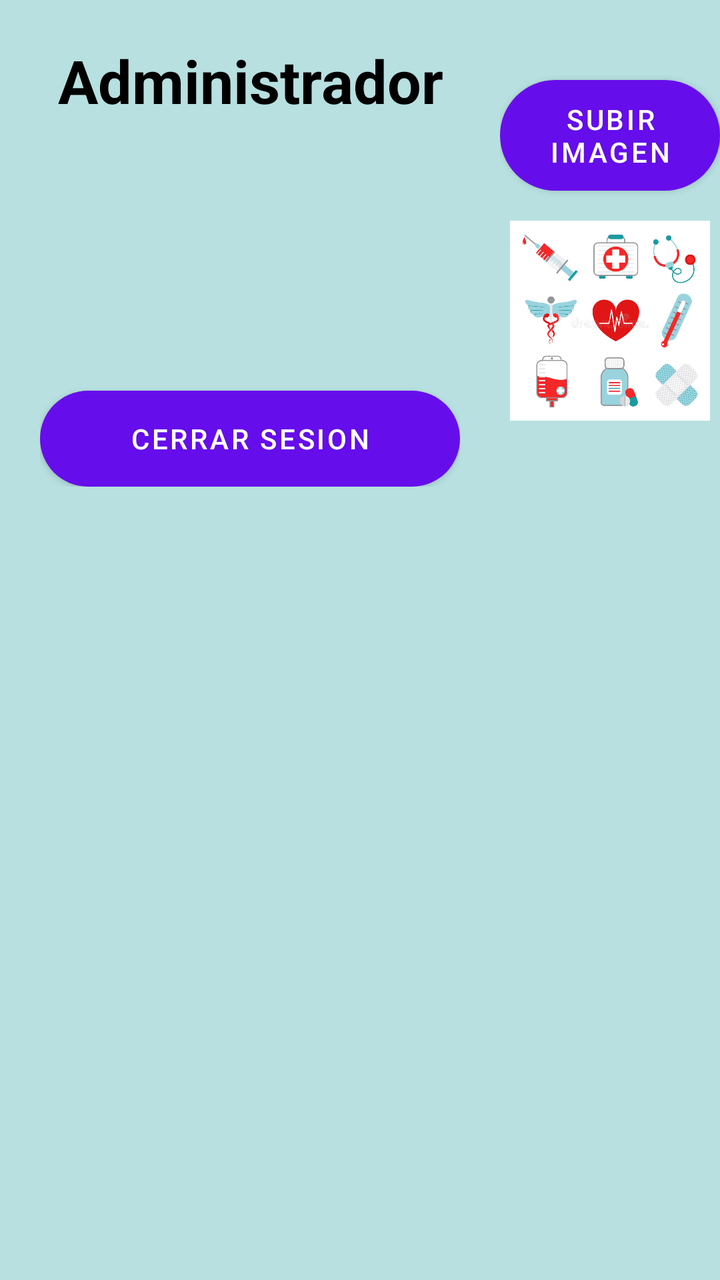
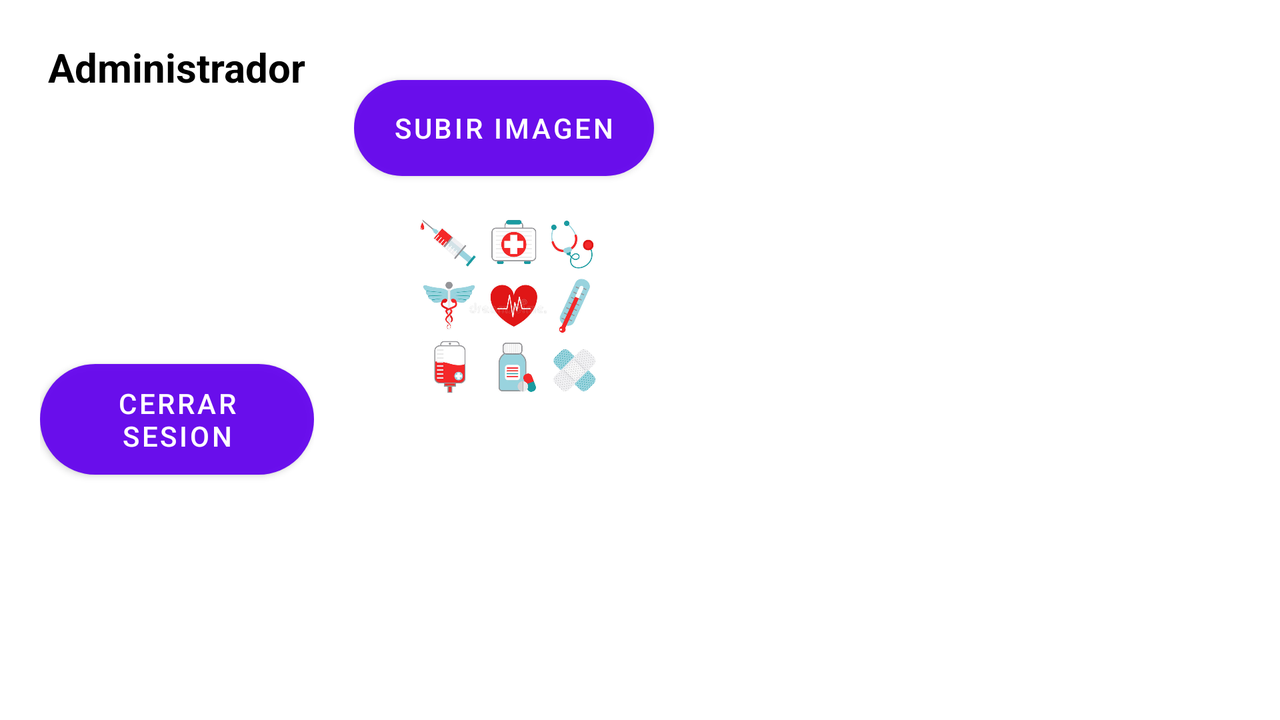

Two renders of one Android screen. The first uses the default layout on a phone; the second uses the alternative layout the repository ships for a different screen configuration, on a matching device. The two XML files are below.
<!-- AndroidManifest.xml: application theme Theme.MEDIARM -->
<!-- res/layout/activity_main_admi.xml -->
<?xml version="1.0" encoding="utf-8"?>
<androidx.constraintlayout.widget.ConstraintLayout xmlns:android="http://schemas.android.com/apk/res/android"
    xmlns:app="http://schemas.android.com/apk/res-auto"
    xmlns:tools="http://schemas.android.com/tools"
    android:layout_width="match_parent"
    android:layout_height="match_parent"
    android:background="#51219E9E"
    tools:context=".MainActivityAdmi">

    <RelativeLayout
        android:layout_width="match_parent"
        android:layout_height="250dp"
        tools:ignore="MissingConstraints">

        <RelativeLayout
            android:paddingTop="20dp"
            android:id="@+id/R1"
            android:layout_width="250dp"
            android:layout_height="wrap_content"
            android:paddingStart="20dp"
            android:paddingEnd="20dp">

            <TextView
                android:id="@+id/textView2"
                android:layout_width="match_parent"
                android:layout_height="wrap_content"
                android:gravity="center"
                android:text="@string/administrador"
                android:textColor="@color/black"
                android:textSize="30sp"
                android:textStyle="bold"
                tools:ignore="MissingConstraints" />

            <ImageView
                android:id="@+id/imageView3"
                android:layout_width="match_parent"
                android:layout_height="100dp"
                android:layout_below="@id/textView2"
                android:layout_centerVertical="true"
                android:layout_marginTop="15dp"
                android:src="@drawable/admi_med1" />

            <Button
                android:id="@+id/button2"
                android:layout_width="match_parent"
                android:layout_height="wrap_content"
                android:layout_below="@id/imageView3"
                android:layout_marginTop="20dp"
                android:background="@drawable/button_rounded"
                android:gravity="center"
                android:text="@string/cerrar_sesion"
                tools:ignore="MissingConstraints" />


        </RelativeLayout>

        <RelativeLayout
            android:id="@+id/R2"
            android:layout_width="match_parent"
            android:layout_height="match_parent"
            android:layout_toRightOf="@+id/R1"
            android:paddingTop="20dp">

            <Button
                android:id="@+id/btnSubirImg"
                android:layout_width="match_parent"
                android:layout_height="wrap_content"
                android:layout_marginTop="20dp"
                android:background="@drawable/button_rounded"
                android:text="@string/subir_imagen" />

            <ImageView
                android:id="@+id/imageView4"
                android:layout_width="match_parent"
                android:layout_height="100dp"
                android:layout_below="@id/btnSubirImg"
                android:layout_centerVertical="true"
                android:layout_marginTop="15dp"
                android:src="@drawable/icn_med1" />



        </RelativeLayout>

    </RelativeLayout>

    <androidx.recyclerview.widget.RecyclerView
        android:id="@+id/recyclerViewSingle"
        android:layout_width="390dp"
        android:layout_height="400dp"
        app:layout_constraintBottom_toBottomOf="parent"
        app:layout_constraintEnd_toEndOf="parent"
        app:layout_constraintHorizontal_bias="0.238"
        app:layout_constraintStart_toStartOf="parent"
        app:layout_constraintTop_toTopOf="parent"
        app:layout_constraintVertical_bias="0.951" />


</androidx.constraintlayout.widget.ConstraintLayout>
<!-- resources referenced by this layout -->
<resources>
  <color name="black">#FF000000</color>
  <!-- drawable button_rounded (drawable-v24) -->
  <?xml version="1.0" encoding="utf-8"?>
  <shape xmlns:android="http://schemas.android.com/apk/res/android">
      <corners android:radius="30dp"/>
      <solid android:color="#ED587AE3"/>
  </shape>
  <!-- drawable icn_med1: jpg bitmap (drawable-v24, 58630 bytes) -->
  <string name="administrador">Administrador</string>
  <string name="cerrar_sesion">Cerrar sesion</string>
  <string name="subir_imagen">Subir Imagen</string>
  <style name="Theme.MEDIARM" parent="Theme.MaterialComponents.DayNight.DarkActionBar">
          
          <item name="colorPrimary">@color/purple_500</item>
          <item name="colorPrimaryVariant">@color/purple_700</item>
          <item name="colorOnPrimary">@color/white</item>
          
          <item name="colorSecondary">@color/teal_200</item>
          <item name="colorSecondaryVariant">@color/teal_700</item>
          <item name="colorOnSecondary">@color/black</item>
          
          <item name="android:statusBarColor" tools:targetApi="l">?attr/colorPrimaryVariant</item>
          
      </style>
  <color name="purple_500">#FF6200EE</color>
  <color name="purple_700">#FF3700B3</color>
  <color name="white">#FFFFFFFF</color>
  <color name="teal_200">#FF03DAC5</color>
  <color name="teal_700">#FF018786</color>
</resources>
<!-- res/layout-land/activity_main_admi.xml (the repository's variant of the layout above) -->
<!-- drawn on the phone turned sideways -->
<?xml version="1.0" encoding="utf-8"?>
<androidx.constraintlayout.widget.ConstraintLayout xmlns:android="http://schemas.android.com/apk/res/android"
    xmlns:app="http://schemas.android.com/apk/res-auto"
    xmlns:tools="http://schemas.android.com/tools"
    android:layout_width="match_parent"
    android:layout_height="match_parent"
    android:background="#fff"
    tools:context=".MainActivityAdmi">

    <RelativeLayout
        android:id="@+id/relativeLayout"
        android:layout_width="333dp"
        android:layout_height="257dp"
        tools:ignore="MissingConstraints"
        tools:layout_editor_absoluteY="-1dp">

        <RelativeLayout
            android:id="@+id/R1"
            android:layout_width="177dp"
            android:layout_height="244dp"
            android:paddingStart="20dp"
            android:paddingTop="20dp"
            android:paddingEnd="20dp">

            <TextView
                android:id="@+id/textView2"
                android:layout_width="match_parent"
                android:layout_height="wrap_content"
                android:gravity="center"
                android:text="@string/administrador"
                android:textColor="@color/black"
                android:textSize="20sp"
                android:textStyle="bold"
                tools:ignore="MissingConstraints" />

            <ImageView
                android:id="@+id/imageView3"
                android:layout_width="match_parent"
                android:layout_height="100dp"
                android:layout_below="@id/textView2"
                android:layout_centerVertical="true"
                android:layout_marginTop="15dp"
                android:src="@drawable/admi_med1" />

            <Button
                android:id="@+id/button2"
                android:layout_width="match_parent"
                android:layout_height="wrap_content"
                android:layout_below="@id/imageView3"
                android:layout_marginTop="20dp"
                android:background="@drawable/button_rounded"
                android:gravity="center"
                android:text="@string/cerrar_sesion"
                tools:ignore="MissingConstraints" />


        </RelativeLayout>

        <RelativeLayout
            android:id="@+id/R2"
            android:layout_width="154dp"
            android:layout_height="match_parent"
            android:layout_toRightOf="@+id/R1"
            android:paddingTop="20dp">

            <Button
                android:id="@+id/btnSubirImg"
                android:layout_width="150dp"
                android:layout_height="wrap_content"
                android:layout_marginTop="20dp"
                android:background="@drawable/button_rounded"
                android:text="@string/subir_imagen" />

            <ImageView
                android:id="@+id/imageView4"
                android:layout_width="match_parent"
                android:layout_height="100dp"
                android:layout_below="@id/btnSubirImg"
                android:layout_centerVertical="true"
                android:layout_marginTop="15dp"
                android:src="@drawable/icn_med1" />


        </RelativeLayout>

    </RelativeLayout>

    <androidx.recyclerview.widget.RecyclerView
        android:id="@+id/recyclerViewSingle"
        android:layout_width="388dp"
        android:layout_height="474dp"
        app:layout_constraintStart_toEndOf="@+id/relativeLayout"
        app:layout_constraintTop_toTopOf="parent" />


</androidx.constraintlayout.widget.ConstraintLayout>
